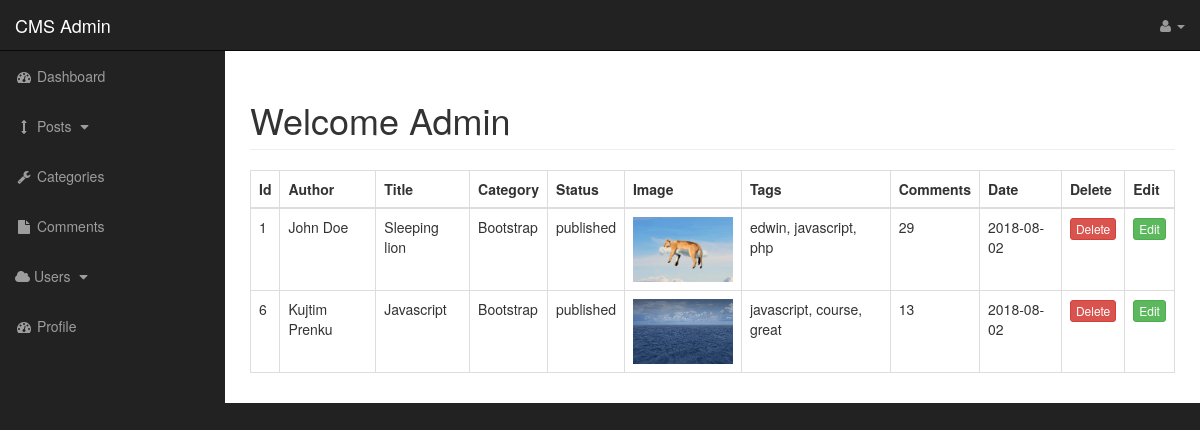
The page /admin/posts.php on the database its author committed.
### tables this page shows
CREATE TABLE `posts` (
  `post_id` int(3) NOT NULL,
  `post_category_id` int(3) NOT NULL,
  `post_title` varchar(255) NOT NULL,
  `post_author` varchar(255) NOT NULL,
  `post_date` date NOT NULL,
  `post_image` text NOT NULL,
  `post_content` text NOT NULL,
  `post_tags` varchar(255) NOT NULL,
  `post_comment_count` int(11) NOT NULL,
  `post_status` varchar(255) NOT NULL DEFAULT 'draft'
);

CREATE TABLE `categories` (
  `cat_id` int(3) NOT NULL,
  `cat_title` varchar(255) NOT NULL
);

### admin/includes/view_all_posts.php (the view, shortened to what this page needs)
                <table class="table table-bordered table-hover">
                       <thead>
                            <tr>
                                <th>Id</th>
                                <th>Author</th>
                                <th>Title</th>
                                <th>Category</th>
                                <th>Status</th>
                                <th>Image</th>
                                <th>Tags</th>
                                <th>Comments</th>
                                <th>Date</th>
                                <th>Delete</th>
                                <th>Edit</th>
                            </tr>
                        </thead>
                    <tbody>
<?php
 $query = "SELECT * FROM posts";
$select_posts = mysqli_query($connection, $query);
while($row = mysqli_fetch_assoc($select_posts)){
$post_id = $row['post_id'];
$post_author = $row['post_author'];
$post_title = $row['post_title'];
$post_category_id = $row['post_category_id'];
$post_status = $row['post_status'];
$post_image = $row['post_image'];
$post_tags = $row['post_tags'];
$post_comment_count = $row['post_comment_count'];
 $post_date = $row['post_date'];
    echo "<tr>";
        echo "<td>{$post_id}</td>";
        echo "<td>{$post_author}</td>";
        echo "<td>{$post_title}</td>";
                    $query = "SELECT * FROM categories WHERE cat_id = {$post_category_id} ";
                    $select_categories_id = mysqli_query($connection, $query);
                    while($row = mysqli_fetch_assoc($select_categories_id)){
                    $cat_title = $row['cat_title'];
                          echo "<td>{$cat_title}</td>";
                    }
        echo "<td>{$post_status}</td>";
        echo "<td><img  width=100 height=65 src='../images/{$post_image}' alt='image'></td>";
        echo "<td>{$post_tags}</td>";
        echo "<td>{$post_comment_count}</td>";
        echo "<td>{$post_date}</td>";
        echo "<td>  <a href='posts.php?delete={$post_id} '>" ?> <input class="btn btn-danger btn-xs" type="submit" name="source" value="Delete"> <?php " </a>";
       echo "<td>  <a href='posts.php?source=edit_post&p_id={$post_id} '>" ?> <input class="btn btn-success btn-xs" type="submit" name="edit" value="Edit"> <?php " </a>";
    echo "</tr>";
}
                        ?>
                    </tbody>
                     </table>

### admin/css/sb-admin.css (style rules this page uses)
body { margin-top: 100px; background-color: #222; }
@media (min-width:768px) { body { margin-top: 50px; } }

### rows shown on the page
posts: post_id "1", post_author "John Doe", post_title "Sleeping lion", post_status "published", post_image (picture), post_tags "edwin, javascript, php", post_comment_count "29", post_date "2018-08-02"
categories: cat_title "Bootstrap"
posts: post_id "6", post_author "Kujtim Prenku", post_title "Javascript", post_status "published", post_image (picture), post_tags "javascript, course, great", post_comment_count "13", post_date "2018-08-02"
